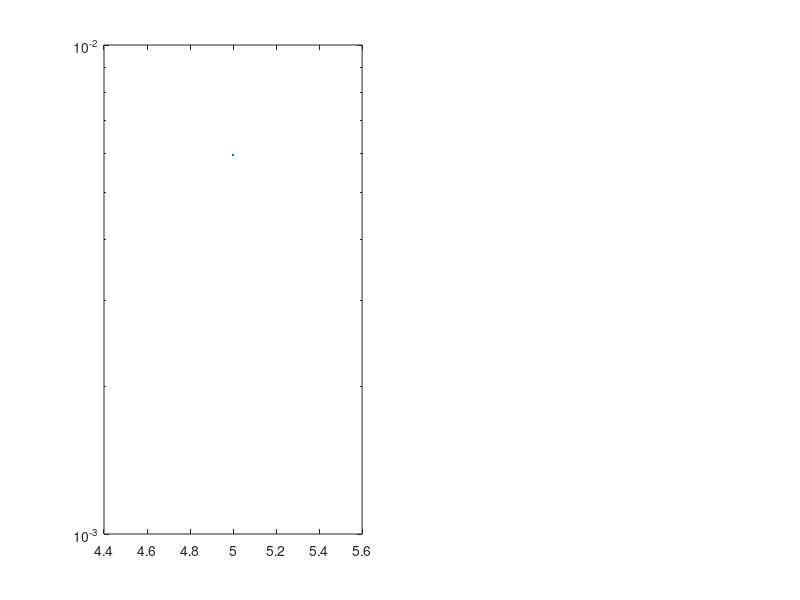

MATLAB code for this plot: (Note: this script raises an error after producing the figure.)
% ﬁle: c9ce1.m
% BEP for MPSK and MDPSK using Craig’s integral
clf; clear all
M_max = input('Enter max value for M (power of 2) =>');
rhobdB_max = input('Enter maximum Eb/N0 in dB =>');
rhobdB = 5:0.5:rhobdB_max;
Lrho = length(rhobdB);
for k = 1:log2(M_max)
M = 2^k;
rhob = 10.^(rhobdB/10);
rhos = k*rhob;
up_lim = pi*(1-1/M);
phi = 0:pi/1000:up_lim;
PsMPSK = zeros(size(rhobdB));
PsMDPSK = zeros(size(rhobdB));
for m = 1:Lrho
arg_exp_PSK = rhos(m)*sin(pi/M)^2./(sin(phi)).^2;
Y_PSK = exp(-arg_exp_PSK)/pi;
PsMPSK(m) = trapz(phi, Y_PSK);
arg_exp_DPSK = rhos(m)*sin(pi/M)^2./(1+cos(pi/M)*cos(phi));
Y_DPSK = exp(-arg_exp_DPSK)/pi;
PsMDPSK(m) = trapz(phi, Y_DPSK);
end
PbMPSK = PsMPSK/k;
PbMDPSK = PsMDPSK/k;
if k == 1
I = 4;
elseif k == 2
I = 5;
elseif k == 3
I = 10;
elseif k == 4
I = 19;
elseif k == 5
I = 28;
end
subplot(1,2,1), semilogy(rhobdB, PbMPSK),axis([min(rhobdB) max(rhobdB) 1e-6 1]),title('MPSK'), ylabel('{\itP b}'), xlabel('{\itE b/N} 0'),text(rhobdB(I)+.3, PbMPSK(I), ['{\itM} = ', num2str(M)]);
if k == 1
hold on
grid on
end
subplot(1,2,2), semilogy(rhobdB, PbMDPSK),axis([min(rhobdB) max(rhobdB) 1e-6 1]),title('MDPSK'), ylabel('{\itP b}'), xlabel('{\itE b/N} 0'),text(rhobdB(I+2)+.3, PbMPSK(I+2), ['{\itM} = ', num2str(M)]);
if k == 1
hold on
grid on
end
end
% End of script ﬁle